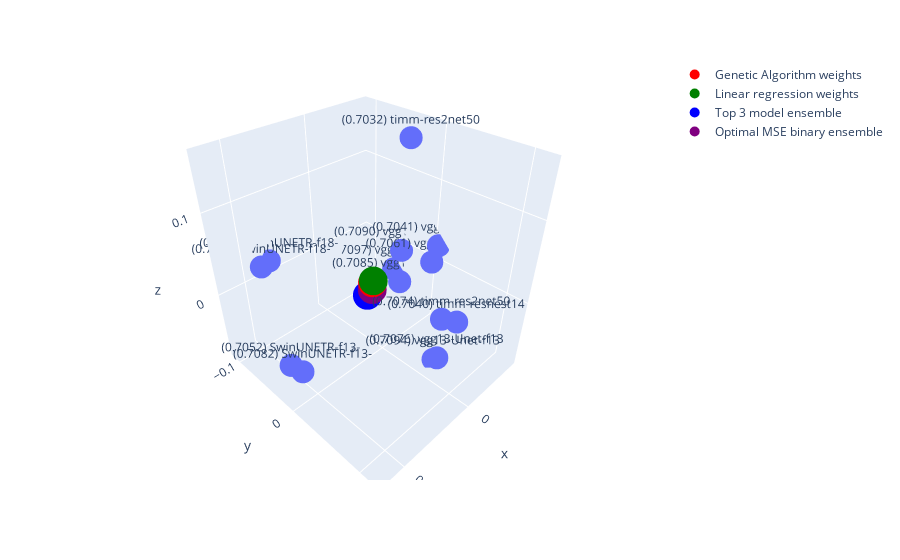

Notebook cell for this chart:
### Code cell
# DO the same thing in 3D
pca = PCA(n_components=3)
embedding = pca.fit_transform(1 - corr)

# plot with plotly express interactive
fig = px.scatter_3d(x=embedding[:, 0], y=embedding[:, 1], z=embedding[:, 2], text=[f"({dice_scores[folder]:.4f}) {names[folder][:14]}" for folder in folders])

# show the location of the best linear combination
best_normed = best_individual / sum(best_individual)
dice = dice_fitness(best_individual, pred_array, targets)
fig.add_scatter3d(x=[np.dot(embedding[:, 0], best_normed)], y=[np.dot(embedding[:, 1], best_normed)], z=[np.dot(embedding[:, 2], best_normed)], mode="markers", marker=dict(size=10, color="red"), name="Genetic Algorithm weights", text=f"({dice:.4f})")

# show the location of the linear regression weights
dice = dice_fitness(weights, pred_array, targets)
fig.add_scatter3d(x=[np.dot(embedding[:, 0], weights)], y=[np.dot(embedding[:, 1], weights)], z=[np.dot(embedding[:, 2], weights)], mode="markers", marker=dict(size=10, color="green"), name="Linear regression weights", text=f"({dice:.4f})")

# show the location of the simple ensemble
simple_weights = simple_selection / sum(simple_selection)
dice = dice_fitness(simple_selection, pred_array, targets)
fig.add_scatter3d(x=[np.dot(embedding[:, 0], simple_weights)], y=[np.dot(embedding[:, 1], simple_weights)], z=[np.dot(embedding[:, 2], simple_weights)], mode="markers", marker=dict(size=10, color="blue"), name="Top 3 model ensemble", text=f"({dice:.4f})")

# show the location of the optimal ensemble according to best_selection
best_selection_weights = np.array(best_selection) / sum(best_selection)
dice = dice_fitness(best_selection, pred_array, targets)
fig.add_scatter3d(x=[np.dot(embedding[:, 0], best_selection_weights)], y=[np.dot(embedding[:, 1], best_selection_weights)], z=[np.dot(embedding[:, 2], best_selection_weights)], mode="markers", marker=dict(size=10, color="purple"), name="Optimal MSE binary ensemble", text=f"({dice:.4f})")

fig.show()

### Figure 1 — Plotly figure (JSON) as saved in the notebook; plotly's stock layout.template omitted (floating-point values rounded to 4 significant figures)
{"data": [{"hovertemplate": "x=%{x}<br>y=%{y}<br>z=%{z}<br>text=%{text}<extra></extra>", "legendgroup": "", "marker": {"color": "#636efa", "symbol": "circle"}, "mode": "markers+text", "name": "", "scene": "scene", "showlegend": false, "text": ["(0.7109) SwinUNETR-f18-", "(0.7097) vgg13-Unet-f18", "(0.7094) vgg13-Unet-f13", "(0.7090) vgg13-Unet-f18", "(0.7085) vgg13-Unet-f18", "(0.7082) SwinUNETR-f18-", "(0.7082) SwinUNETR-f13-", "(0.7076) vgg13-Unet-f13", "(0.7074) timm-res2net50", "(0.7061) vgg13-Unet-f6-", "(0.7052) SwinUNETR-f13-", "(0.7041) vgg13-Unet-f7-", "(0.7040) timm-resnest14", "(0.7032) timm-res2net50"], "x": [0.07036, -0.08198, -0.02161, -0.0781, -0.07619, 0.0848, 0.1228, -0.01297, 0.034, -0.07289, 0.1268, -0.08265, 0.03152, -0.04393], "y": [-0.1102, -0.06002, 0.05901, -0.04437, -0.04374, -0.1042, 0.009234, 0.06993, 0.1035, 0.007339, -0.003935, 0.007773, 0.1179, -0.008184], "z": [0.01809, -0.04345, -0.08092, -0.005812, -0.05289, 0.01982, -0.03041, -0.06459, 0.04043, 0.003949, -0.02825, 0.02238, 0.04446, 0.1572], "type": "scatter3d"}, {"marker": {"color": "red", "size": 10}, "mode": "markers", "name": "Genetic Algorithm weights", "text": "(0.7163)", "x": [0.001268], "y": [-0.01614], "z": [0.0006362], "type": "scatter3d"}, {"marker": {"color": "green", "size": 10}, "mode": "markers", "name": "Linear regression weights", "text": "(0.7161)", "x": [0.004135], "y": [-0.01218], "z": [0.006934], "type": "scatter3d"}, {"marker": {"color": "blue", "size": 10}, "mode": "markers", "name": "Top 3 model ensemble", "text": "(0.7159)", "x": [-0.01108], "y": [-0.03706], "z": [-0.03543], "type": "scatter3d"}, {"marker": {"color": "purple", "size": 10}, "mode": "markers", "name": "Optimal MSE binary ensemble", "text": "(0.7139)", "x": [1.77e-05], "y": [-0.01785], "z": [-0.01035], "type": "scatter3d"}], "layout": {"scene": {"domain": {"x": [0.0, 1.0], "y": [0.0, 1.0]}, "xaxis": {"title": {"text": "x"}}, "yaxis": {"title": {"text": "y"}}, "zaxis": {"title": {"text": "z"}}}, "legend": {"tracegroupgap": 0}, "margin": {"t": 60}}}
